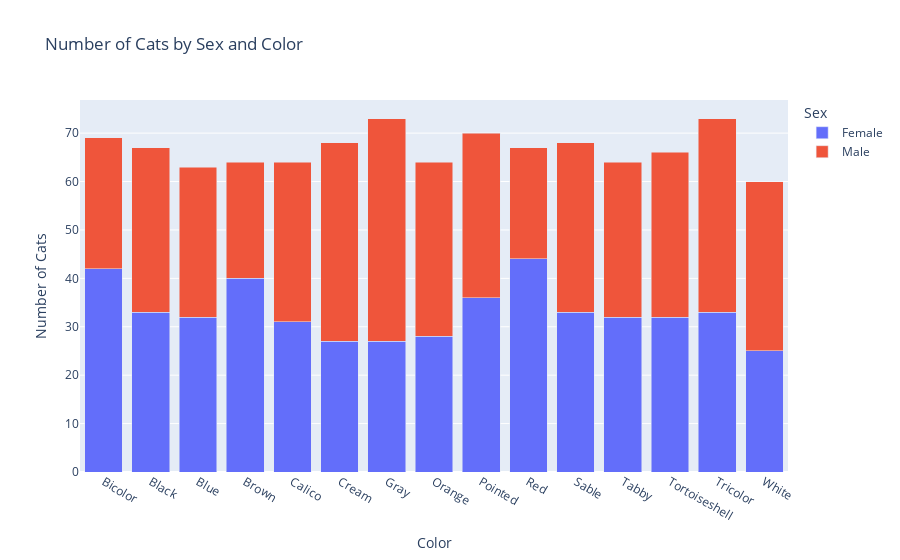

Write notebook code for a chart like this one.
### Markdown cell above
#### *Cat Sex by Color - Stacked Bar Chart*

### Code cell
#Grouping cats by sex and color, counting those groups, and creating a new 'count' column to contain that information
sex_color = cats.groupby(['sex', 'color']).size().reset_index(name='count')

#Creating a plot
fig = px.bar(sex_color, x='color', y='count', color='sex', barmode='stack',
             labels={'count': 'Number of Cats', 'color' : 'Color', 'sex' : 'Sex'},
             title='Number of Cats by Sex and Color')

fig.show()

### Figure 1 — Plotly figure (JSON) as saved in the notebook; plotly's stock layout.template omitted (floating-point values rounded to 4 significant figures)
{"data": [{"hovertemplate": "Sex=Female<br>Color=%{x}<br>Number of Cats=%{y}<extra></extra>", "legendgroup": "Female", "marker": {"color": "#636efa", "pattern": {"shape": ""}}, "name": "Female", "orientation": "v", "showlegend": true, "textposition": "auto", "type": "bar", "x": ["Bicolor", "Black", "Blue", "Brown", "Calico", "Cream", "Gray", "Orange", "Pointed", "Red", "Sable", "Tabby", "Tortoiseshell", "Tricolor", "White"], "xaxis": "x", "y": [42, 33, 32, 40, 31, 27, 27, 28, 36, 44, 33, 32, 32, 33, 25], "yaxis": "y"}, {"hovertemplate": "Sex=Male<br>Color=%{x}<br>Number of Cats=%{y}<extra></extra>", "legendgroup": "Male", "marker": {"color": "#EF553B", "pattern": {"shape": ""}}, "name": "Male", "orientation": "v", "showlegend": true, "textposition": "auto", "type": "bar", "x": ["Bicolor", "Black", "Blue", "Brown", "Calico", "Cream", "Gray", "Orange", "Pointed", "Red", "Sable", "Tabby", "Tortoiseshell", "Tricolor", "White"], "xaxis": "x", "y": [27, 34, 31, 24, 33, 41, 46, 36, 34, 23, 35, 32, 34, 40, 35], "yaxis": "y"}], "layout": {"barmode": "stack", "legend": {"title": {"text": "Sex"}, "tracegroupgap": 0}, "title": {"text": "Number of Cats by Sex and Color"}, "xaxis": {"anchor": "y", "domain": [0, 1], "title": {"text": "Color"}}, "yaxis": {"anchor": "x", "domain": [0, 1], "title": {"text": "Number of Cats"}}}}
